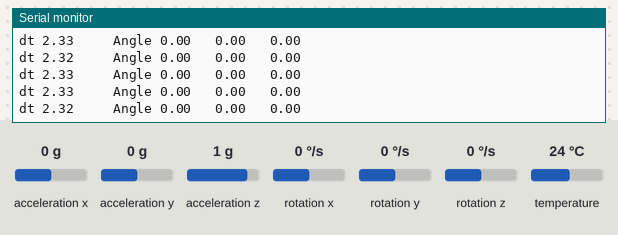
Recording of a sketch running on a simulated Arduino Uno, built with avr-gcc and run on an emulated ATmega328P. Parts: the last lines printed to the serial monitor. The test bench sets the inputs (shaded band); at power-on: acceleration y 0 g, rotation z 0 °/s, acceleration z 1 g, rotation y 0 °/s, acceleration x 0 g, rotation x 0 °/s, temperature 24 °C.

Above: at 1.3 s.
1.4 s: acceleration y set to 1.4 g
At 1.9 s:
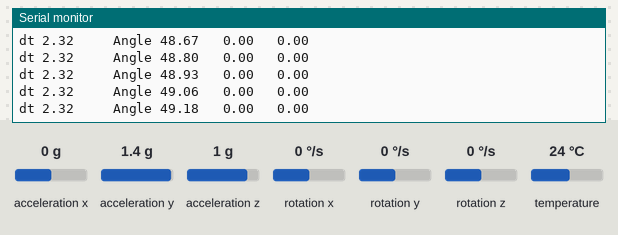
4.4 s: rotation z set to -192 °/s
At 5.1 s:
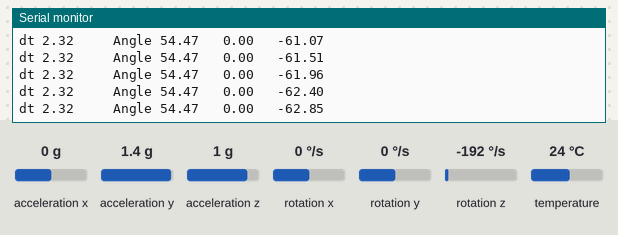
7.4 s: acceleration z set to -0.8 g
At 7.9 s:
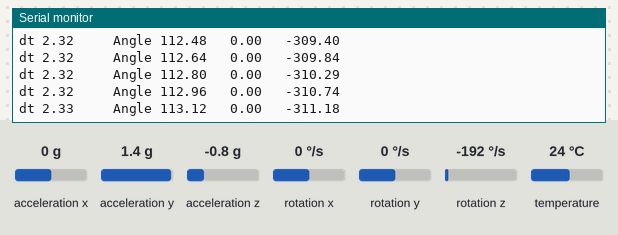
10.4 s: rotation y set to -192 °/s
At 11.2 s:
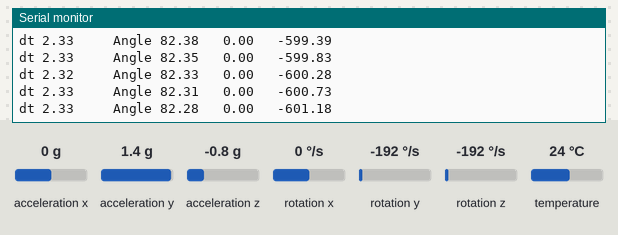
Timing chart, 0 to 12.6 s (numbered marks = the images above; inputs shaded):
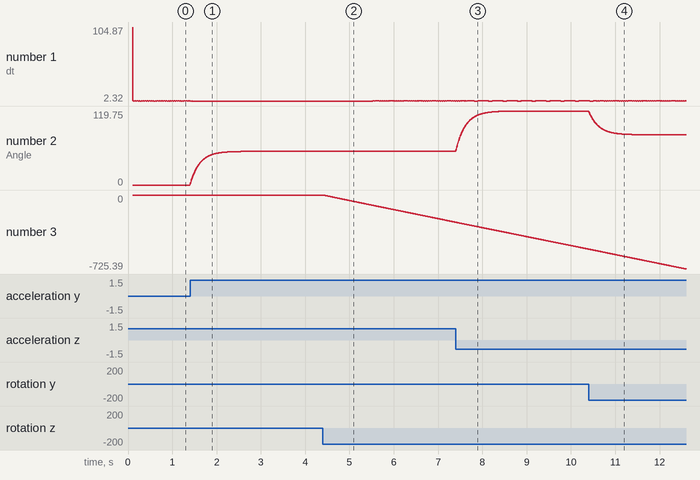

The sketch:

MPUKalman.ino
```cpp
// Basic demo for accelerometer readings from Adafruit MPU6050

#include <Adafruit_MPU6050.h>
#include <Adafruit_Sensor.h>
#include <Wire.h>

#define MY_RAD_TO_DEGREE 57.30

#define R 0.03

#define Q 0.000004

//equally the choice is to use rotation sequence Rxyz as that is a pseudo-standard

//X, 0 = Roll, Y, 0 = Elevation, Z, 0 = Azimuth
//static in_t x[3][2];       //state
//static in_t P[3][2][2];   //covariance
//static in_t K[3][2];      //Kalman gain
float x[2][2] = { { 0, 0 }, { 0, 0 } };
float P[2][4] = { { 0, 0, 0, 0 }, { 0, 0, 0, 0 } };; //realistically a 2x2 matrix
//float K[2][2] = { { 0, 0 }, { 0, 0 } };;
float measuredAngle[2];
sensors_event_t a, g, temp;

Adafruit_MPU6050 mpu;


float zOffset = 0;

void kalman(int i, float dt){
  if(i = 0){
    x[i][0] += dt*(x[i][1] + g.gyro.x * MY_RAD_TO_DEGREE);
  }else{
    x[i][0] += dt*(x[i][1] + g.gyro.y * MY_RAD_TO_DEGREE);
  }

//  x[i][1] = x[i][1];

  P[i][0] = P[i][0] + dt*P[i][2] + dt*(P[i][1] + dt*P[i][3]) + Q;
  P[i][1] = P[i][1] + dt*P[i][3];
  P[i][2] = P[i][2] + dt*P[i][3];
//  P[i][3] = P[i][3];

  double recSR = 1/(R + P[i][0] + P[i][1]);
  double K0 = P[i][0] * recSR;
  double K1 = P[i][2] * recSR;
//    K[i][0] = P[i][0] * recSR;
//    K[i][1] = P[i][2] * recSR;


  x[i][1] -= K1*(x[i][0] - measuredAngle[i]);
  x[i][0] -= K0*(x[i][0] - measuredAngle[i]);


  //have to e in this order as 2,3 need to use the old values
  P[i][2] -= K1*P[i][0];
  P[i][3] -= K1*P[i][1];

  P[i][0] *= 1 - K0;
  P[i][1] *= 1 - K0;
}


void setup(void) {
  Serial.begin(115200);
  while (!Serial)
    delay(10); // will pause Zero, Leonardo, etc until serial console opens


  // Try to initialize!
  if (!mpu.begin()) {
    Serial.println("Failed to find MPU6050 chip");
    while (1) {
      delay(10);
    }
  }
  Serial.println("MPU6050 Found!");
  mpu.getEvent(&a, &g, &temp);

  zOffset = g.gyro.z;
  delay(100);
}
unsigned long prev = 0;
double azimuth = 0;
void loop() {

//  sensors_event_t a, g, temp;
  mpu.getEvent(&a, &g, &temp);

  unsigned long microsDt = (micros()-prev);
  float dt = microsDt*0.000001;

  measuredAngle[0] = atan2(a.acceleration.y, a.acceleration.z) * MY_RAD_TO_DEGREE;
  measuredAngle[1] = atan(-a.acceleration.x / sqrt(a.acceleration.y*a.acceleration.y + a.acceleration.z*a.acceleration.z)) * MY_RAD_TO_DEGREE;

  kalman(0, dt);
  kalman(1, dt);
  azimuth += dt*(g.gyro.z-zOffset)*MY_RAD_TO_DEGREE;


  Serial.print("dt ");
  Serial.print(dt*1000);
  Serial.print("     ");
  Serial.print("Angle ");
  Serial.print(x[0][0]);
  Serial.print("   ");
  Serial.print(x[1][0]);
  Serial.print("   ");
  Serial.println(azimuth);
  prev = micros();

}
```

Measured:
- after the input at 1.4 s, the serial monitor: prints a new line at once (image 1)
- plotted number 2: 0 → 54.47 after the input at 1.4 s
